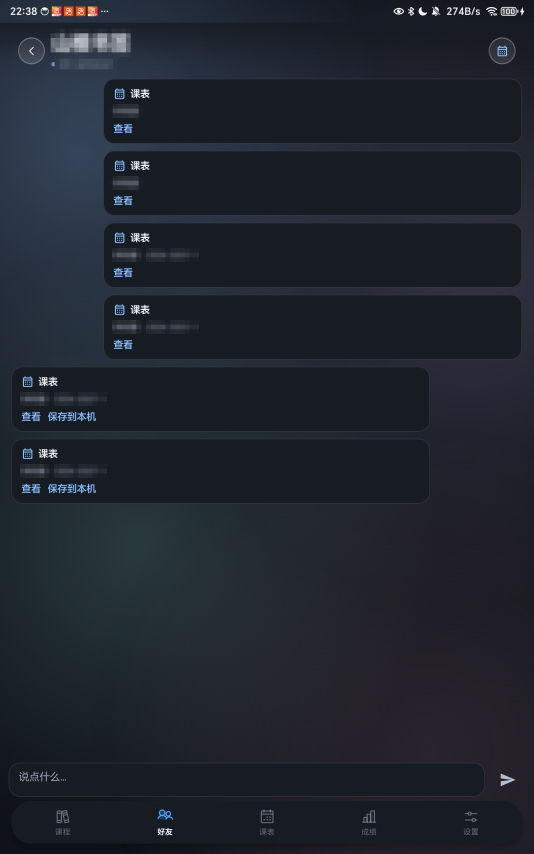
#> input picture website/assets/screenshots/chat.jpg, 1600 x 2560 px, given in place of shot_week2.png, which was not available (shown at 1/3 size)
$ python make_shots_full.py
#> lines starting #> are read from the running program, lines starting #| are printed output that depends on the picture
from PIL import Image, ImageFilter
import os
src='D:/lwh'; out=r'D:/lwh/site/assets/screenshots'
def save(src_name,out_name,boxes=()):
#> called with src_name = 'shot_week2.png', out_name = 'timetable.jpg', boxes = ()
    im=Image.open(os.path.join(src,src_name)).convert('RGB'); w,h=im.size
#> in save, im is the input picture: PIL image 1600x2560 RGB; mean R, G, B 31.5, 36.6, 44.6
#> after `w, h = im.size`: w = 1600; h = 2560
    for (x1,y1,x2,y2) in boxes:
        region=im.crop((max(0,x1),max(0,y1),min(w,x2),min(h,y2))).filter(ImageFilter.GaussianBlur(26))
        im.paste(region,(max(0,x1),max(0,y1)))
    im.save(os.path.join(out,out_name),'JPEG',quality=85,optimize=True,progressive=True)
    print(out_name, im.size, os.path.getsize(os.path.join(out,out_name)))
#| timetable.jpg (1600, 2560) 153762
save('shot_week2.png','timetable.jpg')
save('shot_day2.png','day.jpg',[(360,1005,700,1085)])
#> call 2 of save, with src_name = 'shot_day2.png', out_name = 'day.jpg'
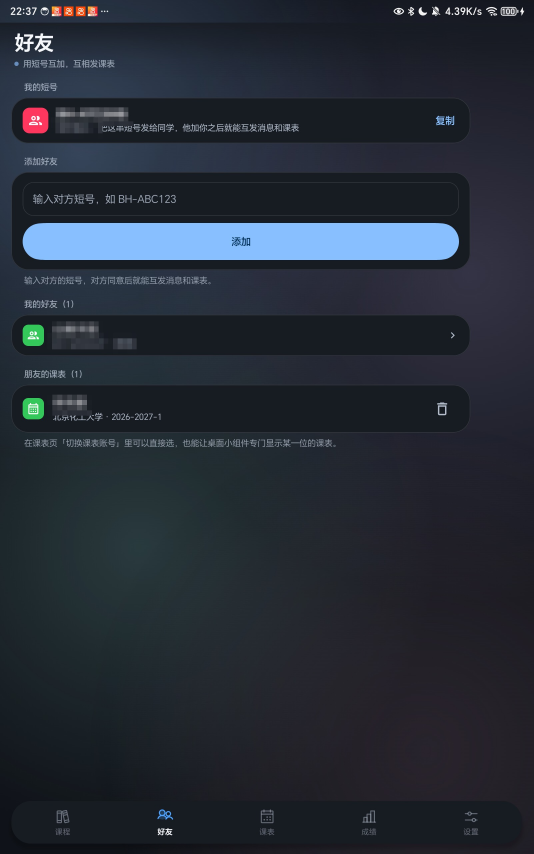
#> input picture website/assets/screenshots/friends.jpg, 1600 x 2560 px, given in place of shot_day2.png, which was not available (shown at 1/3 size)
#> in save, im is the input picture: PIL image 1600x2560 RGB; mean R, G, B 37.8, 44.2, 54.4
#> the loop in save (call 2), `for (x1,y1,x2,y2) in boxes:` made 1 pass
#> pass 1, in save (call 2), `region=im.crop((max(0,x1),max(0,y1),min(w,x2),min(h,y2))).filter(Image..`:
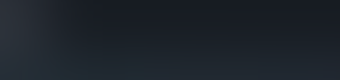
#> region: PIL image 340x80 RGB; mean R, G, B 29, 35.5, 42.7
#| day.jpg (1600, 2560) 193028
save('shot_detail.png','detail.jpg',[(360,1005,700,1085),(160,1785,430,1880)])
#> the loop in save (call 3), `for (x1,y1,x2,y2) in boxes:` made 2 passes
#> pass 2, in save (call 3), `region=im.crop((max(0,x1),max(0,y1),min(w,x2),min(h,y2))).filter(Image..`:
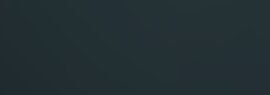
#> region: PIL image 270x95 RGB; mean R, G, B 34.6, 47.4, 51.4
#| detail.jpg (1600, 2560) 192872
save('shot_empty.png','empty.jpg')
#> (the run stopped early here; a loop or call above may not have finished)
